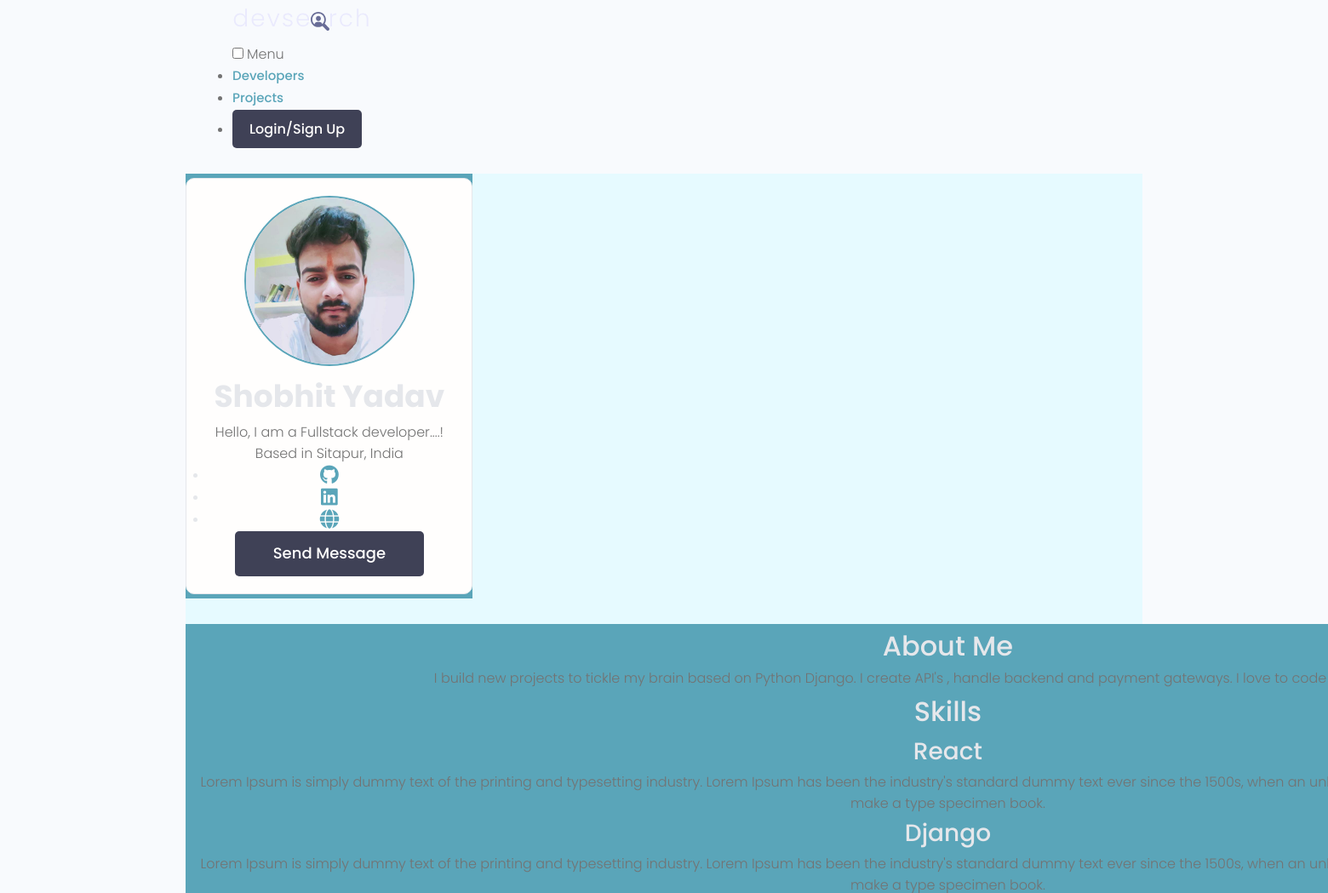
Page /profiles/1a269b06-ed5e-4eae-b640-7454bad16174/ (upper part) on the earlier database version.
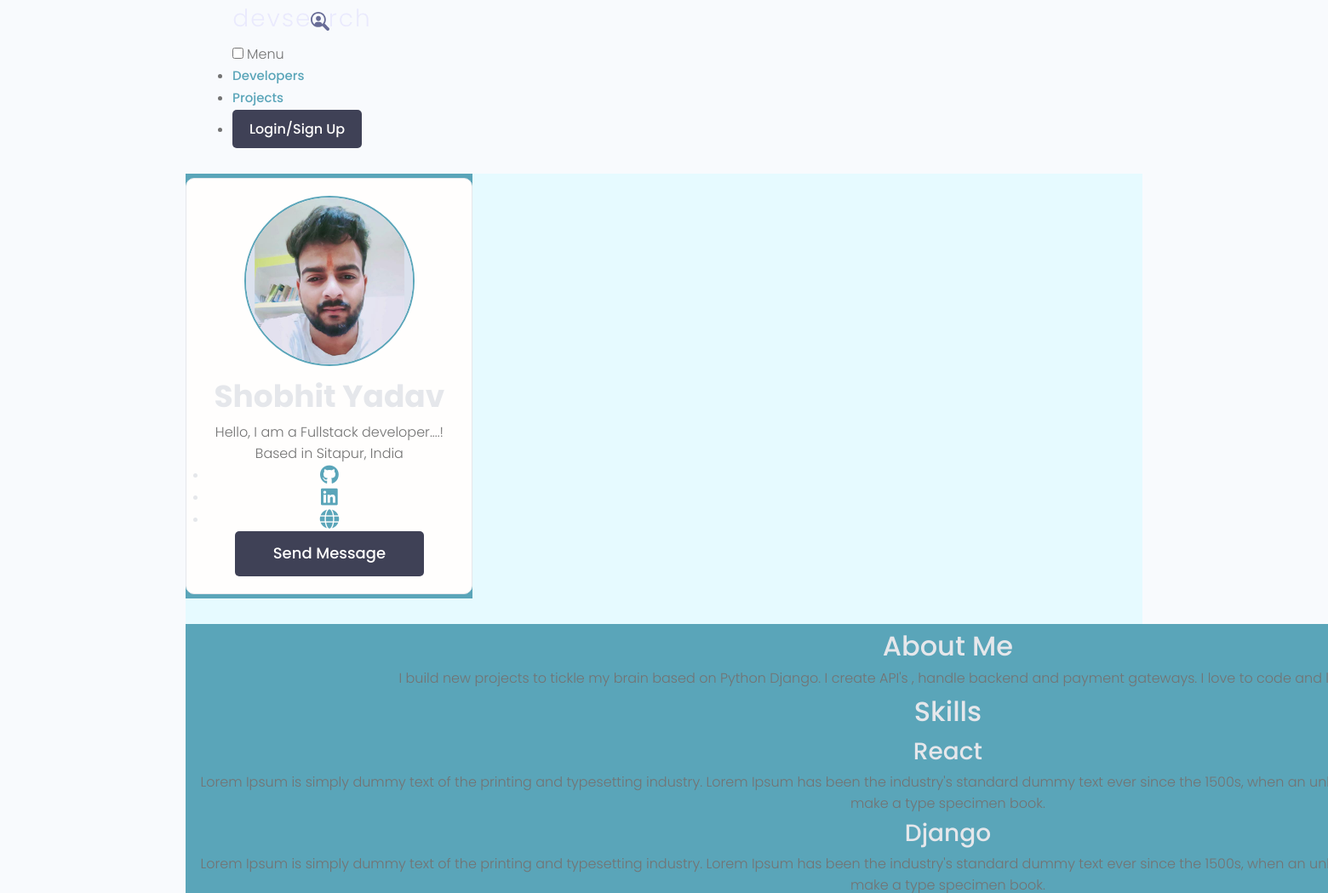
Same page on the later database version.
### users/models.py (models this page shows, shortened)
class Profile(models.Model):
    user=models.OneToOneField(User, on_delete=models.CASCADE, null=True, blank=True)
    name=models.CharField(max_length=200, null=True,blank=True)
    email=models.EmailField(max_length=500, null=True,blank=True)
    username=models.CharField(max_length=200, null=True,blank=True)
    location=models.CharField(max_length=200, null=True,blank=True)
    short_intro=models.CharField(max_length=200, null=True,blank=True)
    bio=models.TextField(null=True,blank=True)
    profile_image=models.ImageField(null=True,blank=True,upload_to='profiles/',default='profiles/user-default.png')
    social_github=models.CharField(max_length=200, null=True,blank=True)
    social_twitter=models.CharField(max_length=200, null=True,blank=True)
    social_linkedin=models.CharField(max_length=200, null=True,blank=True)
    social_youtube=models.CharField(max_length=200, null=True,blank=True)
    social_website=models.CharField(max_length=200, null=True,blank=True)
    created=models.DateTimeField(auto_now_add=True)
    id=models.UUIDField(default=uuid.uuid4, unique=True, primary_key=True, editable=False)

### users/views.py (the view)
# urls.py: path('profiles/<str:pk>/', views.userProfile, name='user-profile'),
def userProfile(request, pk):
    profile=Profile.objects.get(id=pk)
    topSkills=profile.skill_set.exclude(description__exact="")
    otherSkills=profile.skill_set.filter(description="")
    context={'profile':profile, 'topSkills':topSkills, 'otherSkills':otherSkills}
    return render(request, 'users/user-profile.html', context)

### projects/models.py (called while the page is built)
    def __str__(self):
        return self.name

### users/templates/users/user-profile.html (shortened to what this page needs)
{% extends 'main.html' %}
{% block content %}
  <main class="profile my-md">
    <div class="container">
      <div class="layout">
        <div class="column column--1of3">
          <div class="card text-center">
            <div class="card__body dev">
              <img class="avatar avatar--xl" src="{{ profile.profile_image.url }}" />
              <h2 class="dev__name">{{profile.name}}</h2>
              <p class="dev__title">{{profile.short_intro}}</p>
              <p class="dev__location">Based in {{profile.location}}</p>
              <ul class="dev__social">
                {% if profile.social_github %}
                <li>
                  <a title="Github" href="{{profile.social_github}}" target="_blank"></a>
                </li>
                {% endif %}
                {% if profile.social_linkedin %}
                <li>
                  <a title="LinkedIn" href="{{profile.social_linkedin}}" target="_blank"></a>
                </li>
                {% endif %}
                {% if profile.social_website %}
                <li>
                  <a title="Personal Website" href="{{profile.social_website}}" target="_blank"></a>
                </li>
                {% endif %}
              </ul>
              {% if request.user.profile.id != profile.id %}
              <a href="{% url 'create-message' profile.id %}" class="btn btn--sub btn--lg">Send Message </a>
              {% endif %}
            </div>
          </div>
        </div>
        <div class="column column--2of3">
          <div class="devInfo">
            <h3 class="devInfo__title">About Me</h3>
            <p class="devInfo__about">
              {{profile.bio}}
            </p>
          </div>
          <div class="devInfo">
            <h3 class="devInfo__title">Skills</h3>
            <div class="devInfo__skills">
              {% for skill in topSkills %}
              <div class="devSkill">
                <h4 class="devSkill__title">{{skill.name}}</h4>
                <p class="devSkill__info">{{skill.description}}</p>
              </div>
              {% endfor %}
            </div>
          </div>
        </div>
      </div>
    </div>
  </main>
{% endblock %}

Differences in the rows shown:
changed Profile "Shobhit Yadav": bio "I build new projects to tickle my brain based on Python Django. I create API's , handle backend and payment gateways. I love to code…" → "I build new projects to tickle my brain based on Python Django. I create API's , handle backend and payment gateways. I love to code and…"
